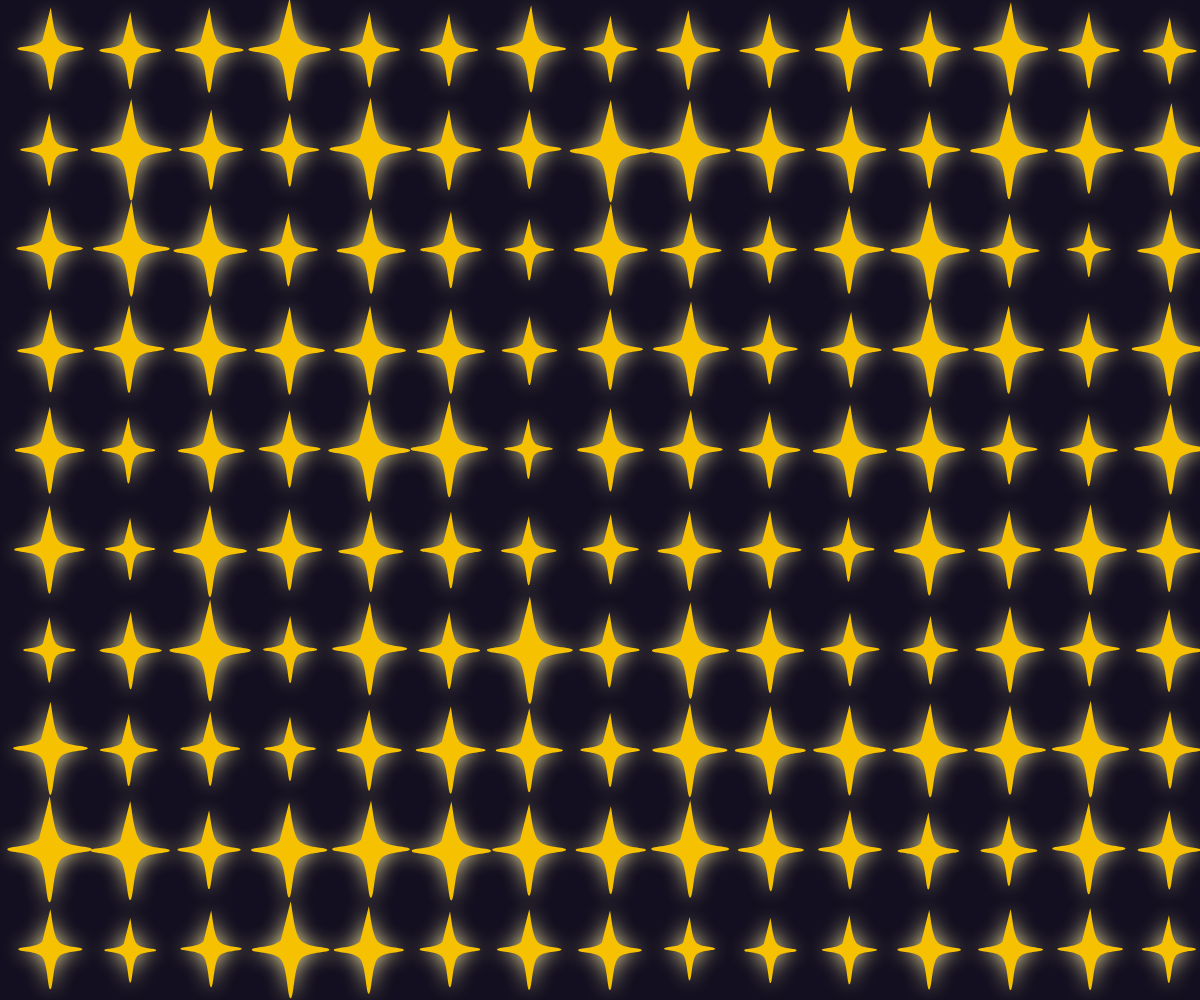
Frame 1 (no input)
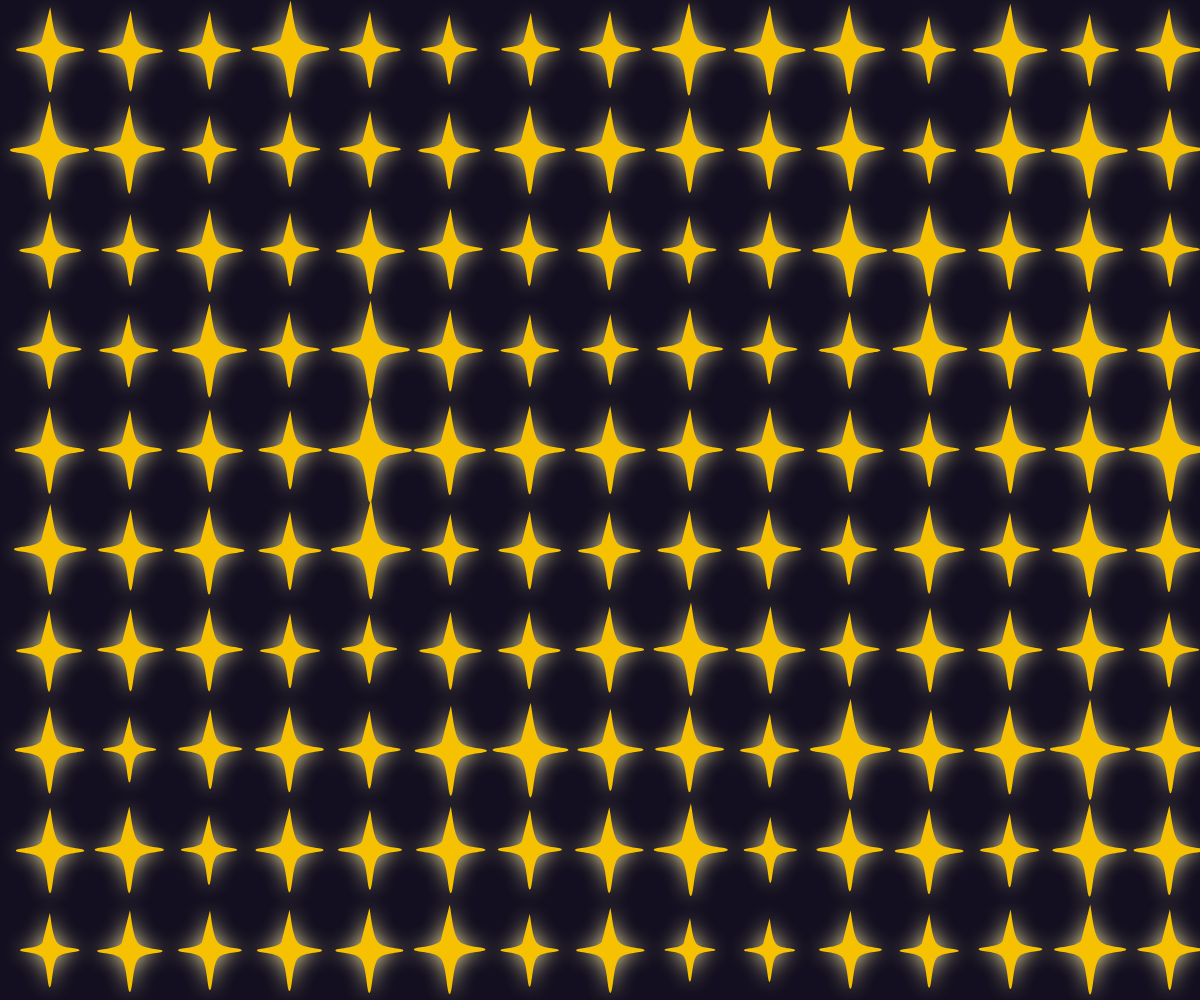
Frame 60 (no input)
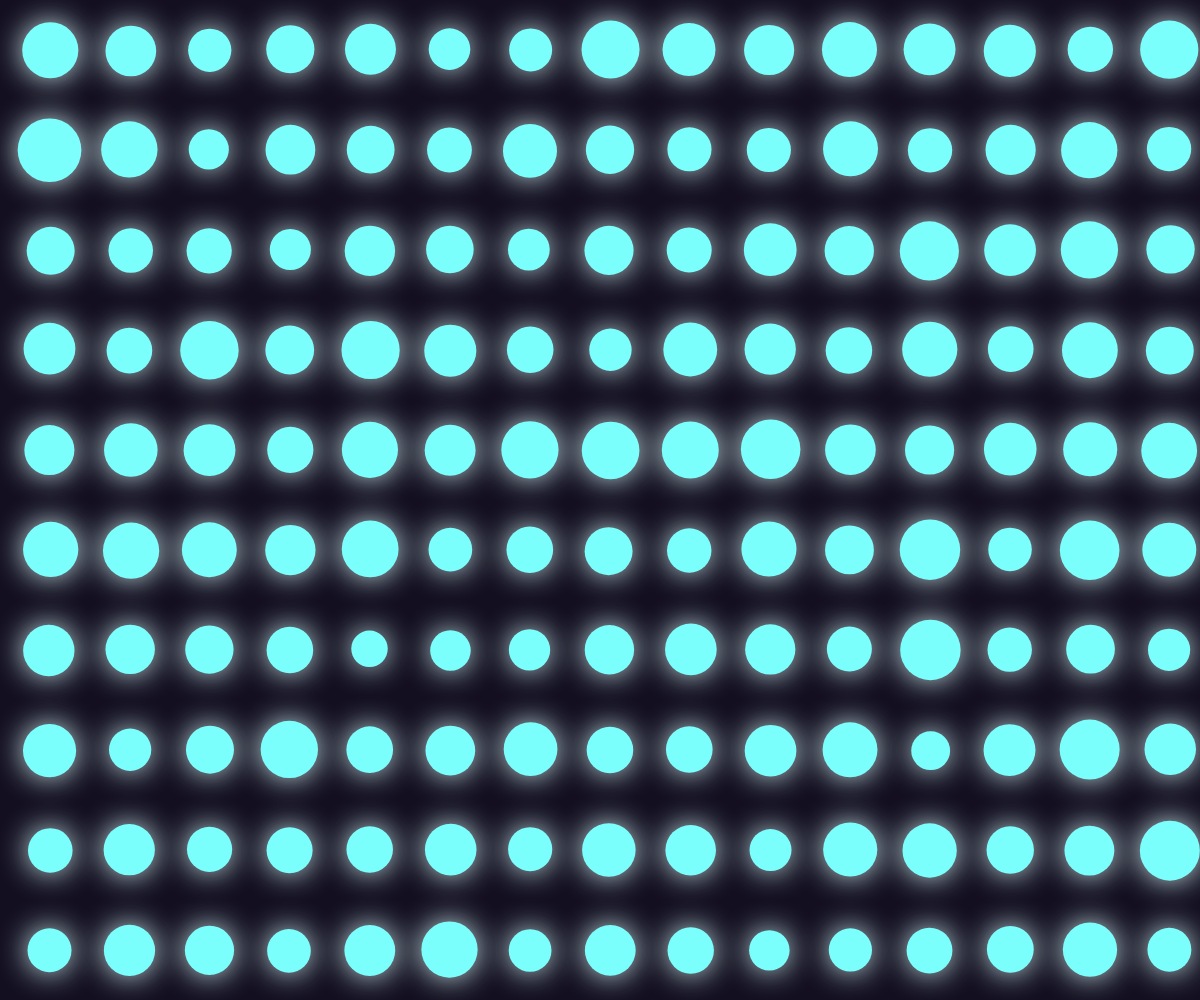
Frame 120 (the mouse pressed at the canvas centre since frame 60)

The p5.js sketch that drew these frames (run headless with seeded random() and noise() and a simulated clock; from frame 60 on, the mouse is pressed at the canvas centre):

// p5.js sketch
// ── sketch.js


function setup() {
 createCanvas(windowWidth, windowHeight);

 rectMode(CENTER);
}

function draw() {
  background("#130f20ff"); 
  noStroke();
  fill("#f6c100ff");

  //loop to form rows.
  for(let y = 0; y < height; y+=100){
    for(let x = 0; x < width; x+=80){

      //frameCount function tutorial on p5js:
      //https://p5js.org/reference/p5/frameCount/
      //noise function tutorial on p5js: 
      //https://p5js.org/reference/p5/noise/
    
    //give shapes some randomness, allow them to change with time
    let t = frameCount * 0.01; // time
    let offsetX = map(noise(x * 0.05, y * 0.05, t), 0, 1, -2, 2); //offset X
    let offsetY = map(noise(100 + x* 0.05, 100 + y * 0.05, t), 0, 1, -2, 2);//offset Y
    let s = map(noise(x * 0.05, y * 0.05, t + 1000), 0, 1, 0.5, 1.2);//scale randomness

    push();
    translate(x + offsetX, y + offsetY); //adding noise to shapes
    translate(50, 50); //move origin to star’s center
    scale(s);
    translate(-50, -50); //move back
    
      //drawingContext tutorial on p5js: 
      //https://p5js.org/reference/#/p5/drawingContext
      //glow Effect tutorial on youtube by Kazuki Umeda: 
      //https://youtu.be/iIWH3IUYHzM?si=JAtReSQtqgGC4JjQ

    if(mouseIsPressed){
      //if mouse is pressed, draw cricles
      fill("#7bfffdff")
      drawingContext.shadowBlur = 30;
      drawingContext.shadowColor = color("#d3f2f3ff");
      circle(50,50,60);
  
    } else {

      //draw shape:sharp star

      //glow effect
      drawingContext.shadowBlur = 20;
      drawingContext.shadowColor = color("#f1e59fff");
      //if mouse is not pressed, draw stars
      beginShape();
        curveVertex(50,0); //top point
        curveVertex(50,0); //repeat first point to create a sharp corner
        curveVertex(60,40); //control point right top
        curveVertex(90,50); //right point
        curveVertex(60,60); //control point right bottom
        curveVertex(50,100); //bottom point
        curveVertex(40,60); //control point left bottom
        curveVertex(10,50); //left point
        curveVertex(40,40); //control point left top
        curveVertex(50,0); //repeat first point to create a sharp corner
      endShape();
  
      //end shape:sharp star
      }
      pop();
    }
  }
}
